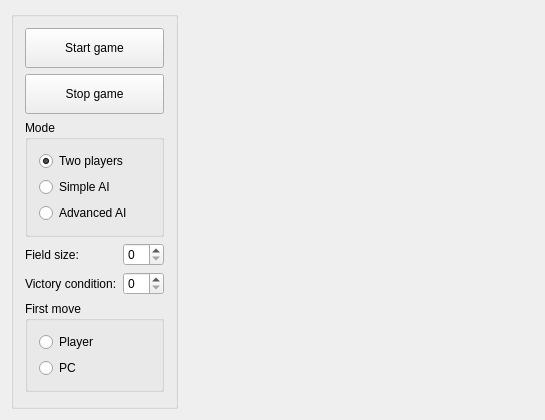
<?xml version="1.0" encoding="UTF-8"?>
<ui version="4.0">
 <class>MainWidget</class>
 <widget class="QWidget" name="MainWidget">
  <property name="geometry">
   <rect>
    <x>0</x>
    <y>0</y>
    <width>529</width>
    <height>420</height>
   </rect>
  </property>
  <property name="windowTitle">
   <string>MainWidget</string>
  </property>
  <layout class="QHBoxLayout" name="horizontalLayout">
   <item>
    <widget class="QGroupBox" name="menu_groupBox">
     <property name="title">
      <string/>
     </property>
     <layout class="QVBoxLayout" name="verticalLayout_3">
      <item>
       <layout class="QGridLayout" name="gridLayout">
        <item row="0" column="0">
         <widget class="QPushButton" name="start_pushButton">
          <property name="minimumSize">
           <size>
            <width>0</width>
            <height>40</height>
           </size>
          </property>
          <property name="text">
           <string>Start game</string>
          </property>
         </widget>
        </item>
        <item row="1" column="0">
         <widget class="QPushButton" name="stop_pushButton">
          <property name="minimumSize">
           <size>
            <width>0</width>
            <height>40</height>
           </size>
          </property>
          <property name="text">
           <string>Stop game</string>
          </property>
         </widget>
        </item>
       </layout>
      </item>
      <item>
       <widget class="QGroupBox" name="mode_groupBox">
        <property name="title">
         <string>Mode</string>
        </property>
        <layout class="QVBoxLayout" name="verticalLayout">
         <item>
          <widget class="QRadioButton" name="mode_radioButton_1">
           <property name="text">
            <string>Two players</string>
           </property>
           <property name="checked">
            <bool>true</bool>
           </property>
          </widget>
         </item>
         <item>
          <widget class="QRadioButton" name="mode_radioButton_2">
           <property name="text">
            <string>Simple AI</string>
           </property>
          </widget>
         </item>
         <item>
          <widget class="QRadioButton" name="mode_radioButton_3">
           <property name="text">
            <string>Advanced AI</string>
           </property>
          </widget>
         </item>
        </layout>
       </widget>
      </item>
      <item>
       <layout class="QFormLayout" name="formLayout">
        <item row="0" column="0">
         <widget class="QLabel" name="fild_size_label">
          <property name="text">
           <string>Field size:</string>
          </property>
         </widget>
        </item>
        <item row="0" column="1">
         <widget class="QSpinBox" name="fild_size_spinBox"/>
        </item>
        <item row="1" column="0">
         <widget class="QLabel" name="VC_label">
          <property name="text">
           <string>Victory condition:</string>
          </property>
         </widget>
        </item>
        <item row="1" column="1">
         <widget class="QSpinBox" name="VC_spinBox"/>
        </item>
       </layout>
      </item>
      <item>
       <widget class="QGroupBox" name="FM_groupBox">
        <property name="title">
         <string>First move</string>
        </property>
        <layout class="QVBoxLayout" name="verticalLayout_2">
         <item>
          <widget class="QRadioButton" name="FM_radioButton_1">
           <property name="text">
            <string>Player</string>
           </property>
          </widget>
         </item>
         <item>
          <widget class="QRadioButton" name="FM_radioButton_2">
           <property name="text">
            <string>PC</string>
           </property>
          </widget>
         </item>
        </layout>
       </widget>
      </item>
      <item>
       <spacer name="verticalSpacer">
        <property name="orientation">
         <enum>Qt::Vertical</enum>
        </property>
        <property name="sizeHint" stdset="0">
         <size>
          <width>20</width>
          <height>40</height>
         </size>
        </property>
       </spacer>
      </item>
     </layout>
    </widget>
   </item>
   <item>
    <widget class="PlayingField" name="play_field_widget" native="true">
     <property name="sizePolicy">
      <sizepolicy hsizetype="MinimumExpanding" vsizetype="Preferred">
       <horstretch>0</horstretch>
       <verstretch>0</verstretch>
      </sizepolicy>
     </property>
     <property name="minimumSize">
      <size>
       <width>350</width>
       <height>350</height>
      </size>
     </property>
    </widget>
   </item>
  </layout>
 </widget>
 <layoutdefault spacing="6" margin="11"/>
 <customwidgets>
  <customwidget>
   <class>PlayingField</class>
   <extends>QWidget</extends>
   <header>playingfield.h</header>
   <container>1</container>
  </customwidget>
 </customwidgets>
 <resources/>
 <connections/>
</ui>
